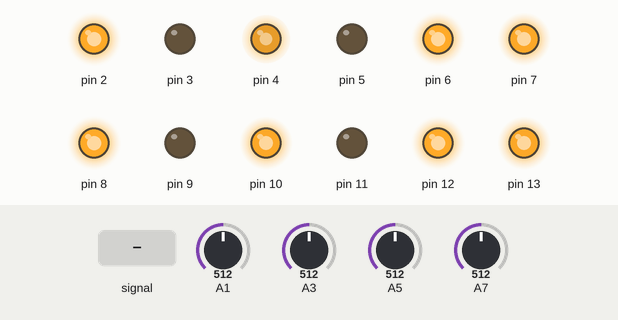
A sketch run on a simulated Arduino Mega 2560, built with avr-gcc and run on an emulated ATmega2560. Parts: output pins drawn as LEDs (lit = HIGH). Dashed ring = blinking. Inputs (shaded band) come from the test bench; at power-on: A3 = 512, A7 = 512, A1 = 512, A5 = 512.

Above: at 1.2 s.
1.3 s: A3 set to 973
2.8 s: A3 set to 998
At 3.1 s:
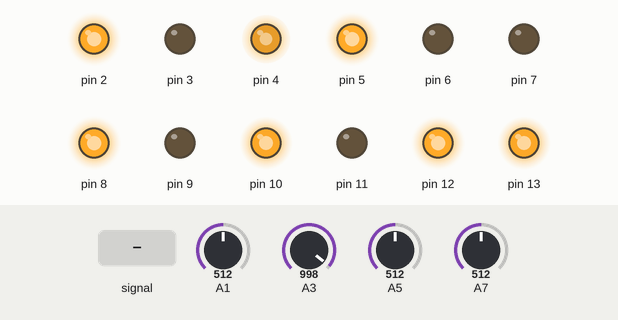
4.3 s: A7 set to 976
5.8 s: A7 set to 1001
At 6.5 s:
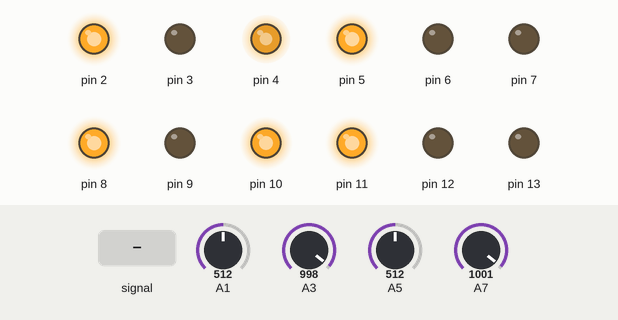
7.3 s: A3 set to 716
At 7.7 s:
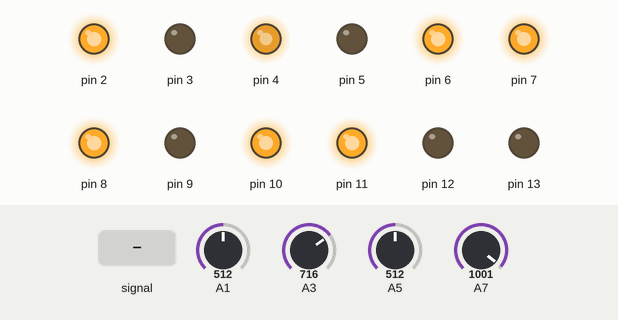
8.8 s: A3 fed a 2 Hz sine of ±306 counts around its level
At 9.37 s:
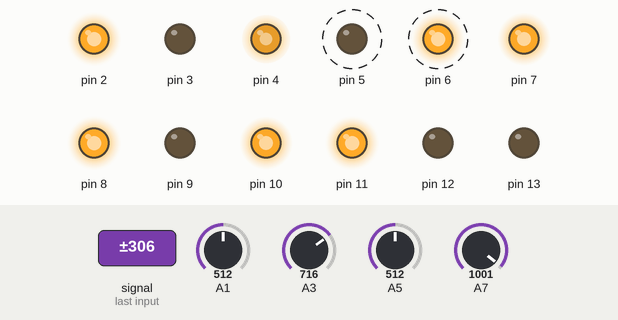
Timing chart, 0 to 12.8 s (numbered marks = the images above; inputs shaded):
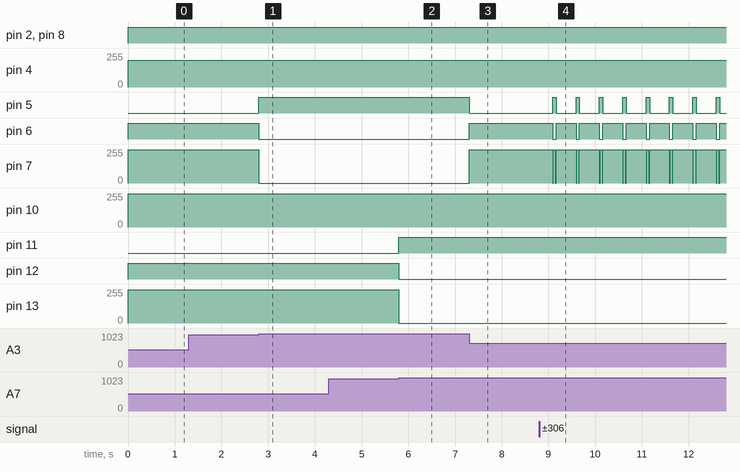

The sketch:

Control_Protesis.ino
```cpp
//Codigo para controlar motores teniendo en cuenta la libreria creada

#include "lib_motor.h"

// Definir variables --------------------------------------------

// Salida al motor
const int ma[] = {2, 3, 4};
const int mb[] = {5, 6, 7};
const int mc[] = {8, 9, 10};
const int md[] = {11, 12, 13};

// Entradas
const int  sens_a = A1, pot_a = A0;
const int  sens_b = A3, pot_b = A2;
const int  sens_c = A5, pot_c = A4;
const int  sens_d = A7, pot_d = A6;

// Senensor de proximidad
const int  sens_IR = A8;


// Inicalización ------------------------------------------------

void setup() {

  // Open serial
  Serial.begin(9600);

  // Inicializar pines del motor
  inicializar_motor_pot(ma, sens_a, pot_a);
  inicializar_motor_pot(mb, sens_b, pot_b);
  inicializar_motor_pot(mc, sens_c, pot_c);
  inicializar_motor_pot(md, sens_d, pot_d);

  // Inicliaizar sensor IR
  pinMode(sens_IR, INPUT);

}

// Variables de control  ------------------------------------------

int vars_control_a[15] = {0, 0, 0, 0, 0, 0, 200, 0.0001, 0.0001, 10, 5, sens_a, pot_a,1023,0};
int vars_control_b[15] = {0, 0, 0, 0, 0, 0, 250, 0.0001, 0.0001, 10, 5, sens_b, pot_b,1023,0};
int vars_control_c[15] = {0, 0, 0, 0, 0, 0, 250, 0.0001, 0.0001, 10, 5, sens_c, pot_c,1023,0};
int vars_control_d[15] = {0, 0, 0, 0, 0, 0, 250, 0.0001, 0.0001, 10, 5, sens_d, pot_d,1023,0};

// Error
float err_a, err_b, err_c, err_d;

// Posicion inicial de los motores. Este vector debe ser de igual longitud que el numero de motores
int pos[4] =  {0,1000,0,1000};

// Ciclo principal ------------------------------------------------


void loop() {

  /* MOVER DE ACUERDO A UN POTENCIOMETRO
  mover_y_controlar_potenciometro_LC(err_a, vars_control_a, ma);
  mover_y_controlar_potenciometro_LC(err_b, vars_control_b, mb);
  mover_y_controlar_potenciometro_LC(err_c, vars_control_c, mc);
  mover_y_controlar_potenciometro_LC(err_d, vars_control_d, md);
  */

  //  Detectar se


  // Actualizar posiciones

  vars_control_a[1] = pos[0];
  vars_control_b[1] = pos[1];
  vars_control_c[1] = pos[2];
  vars_control_d[1] = pos[3];

  // Mover y contrlar motores

  mover_y_controlar_posicion_LC(err_a, vars_control_a, ma);
  mover_y_controlar_posicion_LC(err_b, vars_control_b, mb);
  mover_y_controlar_posicion_LC(err_c, vars_control_c, mc);
  mover_y_controlar_posicion_LC(err_d, vars_control_d, md);

}
```

lib_motor.cpp
```cpp
#include "lib_motor.h"


// -------------------------------------------------------------------------------------------------
// Esta funcion es para manejar el motor, las entradas son:

//  m1 : pin 2/10 del L293D - Salida digital que se va a manear
//  m2 : pin 7/15 del L293D - Salida digital que se va a manear
//  v  : pin 1/6  del L293D - Salida analoga que se va a manear
// dir : Dirección del motor
// vel : Valor de la velocidad (0 - 249 : Girar un sentido , 250 - 500 : Girar otro sentido)

void mover(int m1, int m2, int v, int vel) {

  if (sgn(vel) > 0) {
    digitalWrite(m1, 0);
    digitalWrite(m2, 1);
    analogWrite(v, vel);
  }

  else if (sgn(vel) <= 0)
  {
    vel = -vel;
    digitalWrite(m1, 1);
    digitalWrite(m2, 0);
    analogWrite(v, vel);
  }

}


// -------------------------------------------------------------------------------------------------
// Funcion para leer puerto analogo

// puerto : Puerto analogo que se va aleer (A0,A1,A2...)
// imprimir : Si se quiere mostrar los valores en el serial plotter, poner true, si no, false.
// var : Variable donde se guarda el valor temporal de la entrada

int leer_analogo(int puerto, bool imprimir) {
  int tmp_pos;
  tmp_pos = analogRead(puerto);
  if (imprimir) {
    Serial.println(tmp_pos);
  }
  return tmp_pos;
}


// -------------------------------------------------------------------------------------------------
// Obtener y filtrar señal. Se hace un filtro de medianas

// Muestras : Numero de muestras que se usan para hacer el filtro
// puerto   : Puerto del cual se toman los datos

int filtro_promedios(int muestras, int puerto) {

  int avg_val, tmp_pos;

  // Average value
  avg_val = leer_analogo(puerto, false);

  // Make filter
  for (int i = 1 ; i < muestras  ; i++) {
    avg_val = (int) ((avg_val + leer_analogo(puerto, false)) / 2);
  }
  return avg_val;
}

// -------------------------------------------------------------------------------------------------
// Obtener el signo del numero
int sgn(int x) {
  if (x > 0) return 1;
  if (x < 0) return -1;
  return 0;
}

// -------------------------------------------------------------------------------------------------
// Control tipo P

int control_p(int error, int margen, int P) {
  if (abs(error) < margen) {
    return 0;
  } else {
    return P * error;
  }
}

// -------------------------------------------------------------------------------------------------
// Integral del error

int int_error(int int_err, int new_e, int margen) {

  int_err = int_err + new_e;

  if (abs(new_e) < margen) {
    int_err = 0;
  }

  return int_err;
}

// -------------------------------------------------------------------------------------------------
// Controlador PI

int control_PI(int error, int int_err, int I, int margen) {

  if (abs(error) < margen) {
    return 0;
  } else {
    return 255 * sgn(error) + int_err * I ;
  }
}

// -------------------------------------------------------------------------------------------------
// Controlador PID

int control_PID(int error, int int_err, int der_err, int P, int I, int D, int margen) {

  if (abs(error) < margen) {
    return 0;
  } else {
    return  sgn(error) * P + int_err * I + der_err * D;
  }
}

// -------------------------------------------------------------------------------------------------
// Mover y contrlar dada una posicion

// Variables de control  ------------------------------------------

// Valor temporal de posicion - 0
// Posicion deseada - 1
// Velocidad temporal - 2
// Derivada del error - 3
// Valor anteriro de error - 4
// Integral del error - 5
// constante P - 6
// constante I - 7
// constante D - 8
// margen de error maximo (0 1023) - 9
// Numero de muestras a promediar - 10
// Sensor del motor - 11
// Posicion deseada dada por un potenciometro - 12

void mover_y_controlar_posicion_LC(int error, int * vars_control, int * motor) {

  // Extraer variables

  // Verificar limites de posicion
  if (limites(vars_control[1], vars_control[13], vars_control[14]) == true) {
    mover(motor[0], motor[1], motor[2], 0);
    return;
  }

  // Leer y Filtrar señal - Temp pos
  vars_control[0] = filtro_promedios(vars_control[10], vars_control[11]);

  // Calcular el error
  error = vars_control[1] - vars_control[0];

  // Integral del error
  vars_control[5] = int_error(vars_control[5], error, 50);

  // Derivada del error
  vars_control[3] = error - vars_control[4];

  // Nuevo valor temporal de error
  vars_control[4] = error;

  // Control PID para devolver velocidad del motor
  vars_control[2] = control_PID(error, vars_control[5] , vars_control[3], vars_control[6], vars_control[7], vars_control[8], vars_control[9]);

  // Mover motor
  mover(motor[0], motor[1], motor[2], vars_control[2]);

}

// -------------------------------------------------------------------------------------------------
// Mover y contrlar dada una entrada analoga

// Variables de control  ------------------------------------------

// Valor temporal de posicion - 0
// Posicion deseada - 1
// Velocidad temporal - 2
// Derivada del error - 3
// Valor anteriro de error - 4
// Integral del error - 5
// constante P - 6
// constante I - 7
// constante D - 8
// margen de error maximo (0 1023) - 9
// Numero de muestras a promediar - 10
// Sensor del motor - 11
// Posicion deseada dada por un potenciometro - 12

void mover_y_controlar_potenciometro_LC(int error, int * vars_control, int * motor) {
  // Extraer variables

  // Posicion deseada
  vars_control[1] = analogRead(vars_control[12]);

  // Verificar limites de posicion
  if (limites(vars_control[1], vars_control[13], vars_control[14]) == true) {
    mover(motor[0], motor[1], motor[2], 0);
    return;
  }

  // Verificar limites de posicion
  if (limites(vars_control[1], vars_control[13], vars_control[14]) == true) {
    mover(motor[0], motor[1], motor[2], 0);
    return;
  }

  // Leer y Filtrar señal - Temp pos
  vars_control[0] = filtro_promedios(vars_control[10], vars_control[11]);

  // Calcular el error
  error = vars_control[1] - vars_control[0];

  // Integral del error
  vars_control[5] = int_error(vars_control[5], error, 50);

  // Derivada del error
  vars_control[3] = error - vars_control[4];

  // Nuevo valor temporal de error
  vars_control[4] = error;

  // Control PID para devolver velocidad del motor
  vars_control[2] = control_PID(error, vars_control[5] , vars_control[3], 250 , 0.000001, 0.00001, 20);

  // Mover motor
  mover(motor[0], motor[1], motor[2], vars_control[2]);

}

// -------------------------------------------------------------------------------------------------
// Inicializar motor con y sin potenciometro (El potenciometro marca la posición deseada)

void inicializar_motor_pot(int * motor, int sensor, int potenciometro) {

  // Definir pins de salida
  pinMode(motor[0], OUTPUT);
  pinMode(motor[1], OUTPUT);
  pinMode(motor[2], OUTPUT);

  // Definir pines de entrada
  pinMode(potenciometro, INPUT);
  pinMode(sensor, INPUT);

}

void inicializar_motor(int * motor, int sensor) {

  // Definir pins de salida
  pinMode(motor[0], OUTPUT);
  pinMode(motor[1], OUTPUT);
  pinMode(motor[2], OUTPUT);


  // Definir pines de entrada
  pinMode(sensor, INPUT);

}


// -------------------------------------------------------------------------------------------------
// Definir limites de poscion

bool limites(int des_pos, int max_pos, int min_pos) {

  if (des_pos > max_pos or des_pos < min_pos) {
    return true;
  } else {
    return false;
  }

}
```

lib_motor.h
```cpp
#ifndef LIB_MOTOR_H
#define LIB_MOTOR_H

#include <Arduino.h>

// -------------------------------------------------------------------------------------------------
// Esta funcion es para manejar el motor, las entradas son:

//  m1 : pin 2/10 del L293D - Salida digital que se va a manear
//  m2 : pin 7/15 del L293D - Salida digital que se va a manear
//  v  : pin 1/6  del L293D - Salida analoga que se va a manear
// dir : Dirección del motor
// vel : Valor de la velocidad

void mover(int m1, int m2, int v, int vel);

// -------------------------------------------------------------------------------------------------
// Funcion para leer puerto analogo

// puerto : Puerto analogo que se va aleer (A0,A1,A2...)
// imprimir : Si se quiere mostrar los valores en el serial plotter, poner true, si no, false.
// var : Variable donde se guarda el valor temporal de la entrada

int leer_analogo(int puerto, bool imprimir);

// -------------------------------------------------------------------------------------------------
// Obtener y filtrar señal. Se hace un filtro de medianas

int filtro_promedios(int muestras, int puerto);

// -------------------------------------------------------------------------------------------------
// Obtener signo de un numero

int sgn(int x);

// -------------------------------------------------------------------------------------------------
// Control tipo P

int control_p(int error, int margen, int P);

// -------------------------------------------------------------------------------------------------
// Integral del error

int int_error(int int_err, int new_e, int margen);

// -------------------------------------------------------------------------------------------------
// Controlador PI

int control_PI(int error, int int_err, int I, int margen);

// -------------------------------------------------------------------------------------------------
// Controlador PID

int control_PID(int error, int int_err, int der_err,int P, int I, int D, int margen);

void mover_y_controlar_posicion_LC(int error, int * vars_control, int * motor);

void mover_y_controlar_potenciometro_LC(int error, int * vars_control, int * motor);

void inicializar_motor_pot(int * motor, int sensor, int potenciometro) ;

void inicializar_motor(int * motor, int sensor);

bool limites(int des_pos, int max_pos, int min_pos);

#endif
```

Measured:
- the behaviour switches between 990 and 991 on A3 (found by bisection; images 0 and 1)
- the behaviour switches between 990 and 991 on A7 (found by bisection; images 1 and 2)
- after the input at 1.3 s, every drawn part: stays the same
- after the input at 2.8 s, pin 5: LOW → HIGH at once; pin 6: HIGH → LOW at once; pin 7: 250/255 → 0/255 at once
- after the input at 4.3 s, every drawn part: stays the same
- after the input at 5.8 s, pin 11: LOW → HIGH at once; pin 12: HIGH → LOW at once; pin 13: 250/255 → 0/255 at once
- after the input at 7.3 s, pin 5: HIGH → LOW at once; pin 6: LOW → HIGH at once; pin 7: 0/255 → 250/255 at once
- after the input at 8.8 s, pin 5: alternates HIGH for 0.07 s and LOW for 0.43 s, starting after 0.29 s; pin 6: alternates HIGH for 0.43 s and LOW for 0.07 s, starting after 0.29 s; pin 7: 250/255 → 0/255 after 0.29 s, then repeats every 0.50 s: 250/255 0.04 s, 0/255 0.01 s, 250/255 0.43 s, 0/255 0.01 s
